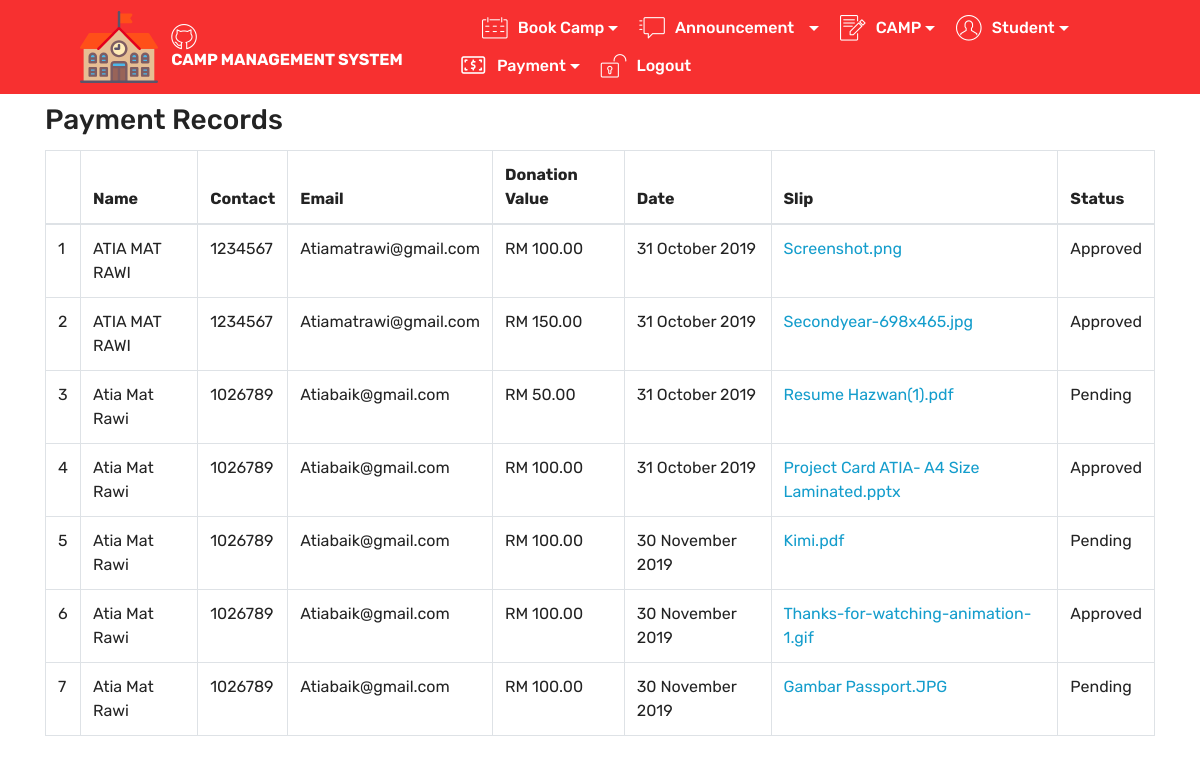
The app's page /teacher/viewPayment.php with its own data.
### tables this page shows
CREATE TABLE `payments` (
  `paymentId` int(11) NOT NULL,
  `parentsId` int(11) NOT NULL,
  `paymentType` varchar(20) NOT NULL,
  `paymentValue` float NOT NULL,
  `paymentDate` datetime NOT NULL,
  `firstName` varchar(150) NOT NULL,
  `lastName` varchar(150) NOT NULL,
  `contact` varchar(15) NOT NULL,
  `email` varchar(150) NOT NULL,
  `paymentSlip` varchar(255) NOT NULL,
  `paymentApproved` tinyint(1) NOT NULL DEFAULT 0
);

### teacher/viewPayment.php (the view, shortened to what this page needs)
<?php
include('../php/connection.php');
?>
    <!DOCTYPE html>
    <html>
    <head>
        <link href="css/modern-business.css" rel="stylesheet">
        <link rel="stylesheet" href="assets/web/assets/mobirise-icons-bold/mobirise-icons-bold.css">
        <link rel="stylesheet" href="assets/web/assets/mobirise-icons/mobirise-icons.css">
        <link rel="stylesheet" href="assets/tether/tether.min.css">
        <link rel="stylesheet" href="assets/bootstrap/css/bootstrap.min.css">
        <link rel="stylesheet" href="assets/bootstrap/css/bootstrap-grid.min.css">
        <link rel="stylesheet" href="assets/bootstrap/css/bootstrap-reboot.min.css">
        <link rel="stylesheet" href="assets/dropdown/css/style.css">
        <link rel="stylesheet" href="assets/theme/css/style.css">
        <link rel="stylesheet" href="assets/mobirise/css/mbr-additional.css" type="text/css">
    </head>
    <body>
        <section class="menu cid-qTkzRZLJNu" once="menu" id="menu1-0">
    <nav class="navbar navbar-expand beta-menu navbar-dropdown align-items-center navbar-fixed-top navbar-toggleable-sm">
        <div class="menu-logo">
            <div class="navbar-brand">
                <span class="navbar-logo">
                    <a href="adminHome.php">
                         <img src="assets/images/schoolicon.svg" alt="Mobirise" title="" style="height: 4.9rem;">
                    </a>
                </span>
                <span class="navbar-caption-wrap"><a class="navbar-caption text-white display-4" href="teacherhome.php"><span class="mbri-github mbr-iconfont mbr-iconfont-btn"></span>CAMP MANAGEMENT SYSTEM</a></span>
            </div>
        </div>
        <div class="collapse navbar-collapse" id="navbarSupportedContent">
            <ul class="navbar-nav nav-dropdown nav-right" data-app-modern-menu="true"><li class="nav-item">
                </li><li class="nav-item dropdown">
                    <a class="nav-link link text-white dropdown-toggle display-4" href="ViewTimetable.php" data-toggle="dropdown-submenu" aria-expanded="false"><span class="mbri-calendar mbr-iconfont mbr-iconfont-btn"></span>
                        Book Camp</a>
                </li><li class="nav-item dropdown"><a class="nav-link link text-white dropdown-toggle display-4" href="#" aria-expanded="false" data-toggle="dropdown-submenu"><span class="mbri-help mbr-iconfont mbr-iconfont-btn"></span>Announcement &nbsp;&nbsp;</a></li><li class="nav-item dropdown"><a class="nav-link link text-white dropdown-toggle display-4" href="addAssingment.php" aria-expanded="false" data-toggle="dropdown-submenu"><span class="mbri-edit mbr-iconfont mbr-iconfont-btn"></span>CAMP</a></li><li class="nav-item dropdown"><a class="nav-link link text-white dropdown-toggle display-4" href="StudentRegistration.php" aria-expanded="false" data-toggle="dropdown-submenu"><span class="mbri-user mbr-iconfont mbr-iconfont-btn"></span>Student</a></li><li class="nav-item dropdown"><a class="nav-link link text-white dropdown-toggle display-4" href="viewPayment.php" aria-expanded="true" data-toggle="dropdown-submenu"><span class="mbrib-cash mbr-iconfont mbr-iconfont-btn"></span>Payment</a></li><li class="nav-item"><a class="nav-link link text-white display-4" href="../php/logout.php" aria-expanded="false"><span class="mbri-unlock mbr-iconfont mbr-iconfont-btn"></span>Logout</a></li></ul>
        </div>
    </nav>
</section>
		<div class="container pb-5" style="padding-top:50px">
			<div>
				<?php
					$paymentSql = "SELECT * FROM `payments` WHERE `paymentType` = 'donation' ORDER BY `paymentDate`";
					$paymentQuery = mysqli_query($con, $paymentSql);
				?>
				<h3 class="mb-3">Payment Records</h3>
				<table class="table table-bordered">
					<thead>
						<tr>
							<th></th>
							<th>Name</th>
							<th>Contact</th>
							<th>Email</th>
							<th>Donation Value</th>
							<th>Date</th>
							<th>Slip</th>
							<th>Status</th>
						</tr>
					</thead>
					<tbody>
						<?php
							if (mysqli_num_rows($paymentQuery) > 0) {
								$count = 1;
								while($row = mysqli_fetch_assoc($paymentQuery)) {
									?>
									<tr>
										<td><?= $count ?></td>
										<td><?= ucwords($row['firstName']) ?> <?= ucwords($row['lastName']) ?></td>
										<td><?= ucwords($row['contact']) ?></td>
										<td><?= ucwords($row['email']) ?></td>
										<td>RM <?= number_format($row['paymentValue'], 2) ?></td>
										<td><?= date('d F Y', strtotime($row['paymentDate'])) ?></td>
										<td><a href="../uploads/slips/<?= ucwords($row['paymentSlip']) ?>"><?= ucwords($row['paymentSlip']) ?></a></td>
										<td><?= ($row['paymentApproved'] == 0) ? 'Pending': 'Approved' ?></td>
									</tr>
									<?php
									$count++;
								}
							}
							else {
								?>
								<tr>
									<td colspan="5">No Records</td>
								</tr>
								<?php
							}
						?>
					</tbody>
				</table>
			</div>
		</div>
    </body>
    </html>

### teacher/css/modern-business.css (style rules this page uses)
body { padding-top: 54px; }
@media (min-width: 992px) { body { padding-top: 56px; } }

### teacher/assets/dropdown/css/style.css (style rules this page uses)
.navbar-dropdown { left: 0; padding: 0; position: absolute; right: 0; top: 0; transition: all 0.45s ease; z-index: 1030; background: #282828; }
.navbar-dropdown .navbar-logo { margin-right: 0.8rem; transition: margin 0.3s ease-in-out; vertical-align: middle; }
.navbar-dropdown .navbar-logo img { height: 3.125rem; transition: all 0.3s ease-in-out; }
.navbar-dropdown .navbar-caption { font-weight: 700; white-space: normal; vertical-align: -4px; line-height: 3.125rem !important; }
.navbar-dropdown .navbar-caption, .navbar-dropdown .navbar-caption:hover { color: inherit; text-decoration: none; }
.navbar-dropdown.navbar-fixed-top { position: fixed; }
.navbar-dropdown .navbar-brand span { vertical-align: -4px; }
.nav-dropdown { font-size: 0.75rem; font-weight: 500; height: auto !important; }
.nav-dropdown .link { margin: .667em 1.667em; font-weight: 500; padding: 0; transition: color .2s ease-in-out; }
.nav-dropdown .link.dropdown-toggle { margin-right: 2.583em; }
.nav-dropdown .link.dropdown-toggle::after { margin-left: .25rem; border-top: 0.35em solid; border-right: 0.35em solid transparent; border-left: 0.35em solid transparent; border-bottom: 0; }
.nav-dropdown .link.dropdown-toggle[aria-expanded="true"] { margin: 0; padding: 0.667em 3.263em 0.667em 1.667em; }
.nav-dropdown .link::after, .nav-dropdown .dropdown-item::after { color: inherit; }

### teacher/assets/theme/css/style.css (style rules this page uses)
section { background-color: #eeeeee; }
section, .container, .container-fluid { position: relative; word-wrap: break-word; }
a { font-style: normal; font-weight: 400; cursor: pointer; }
a, a:hover { text-decoration: none; }
body { color: #232323; }
h1, h2, h3, h4, h5, h6, .h1, .h2, .h3, .h4, .h5, .h6, .display-1, .display-2, .display-3, .display-4 { line-height: 1; word-break: break-word; word-wrap: break-word; }
body { position: relative; }
section { background-position: 50% 50%; background-repeat: no-repeat; background-size: cover; }
.menu .navbar-brand { display: -webkit-flex; }
.menu .navbar-brand span { display: flex; display: -webkit-flex; }
.menu .navbar-brand .navbar-caption-wrap { display: -webkit-flex; }
.menu .navbar-brand .navbar-logo img { display: -webkit-flex; }
@media (min-width: 1024px) { .menu .navbar-nav.nav-dropdown { display: -webkit-flex; } }
@media (min-width: 1024px) { .menu .navbar-toggleable-sm .navbar-collapse { display: -webkit-flex !important; } }
.navbar { display: -webkit-flex; -webkit-flex-wrap: wrap; -webkit-align-items: center; -webkit-justify-content: space-between; }
.navbar-collapse { -webkit-flex-basis: 100%; -webkit-flex-grow: 1; -webkit-align-items: center; }
.nav-dropdown .link { padding: 0.667em 1.667em !important; margin: 0 !important; }
@media (min-width: 768px) { .navbar-toggleable-sm { flex-direction: row; flex-wrap: nowrap; align-items: center; } }
@media (min-width: 768px) { .navbar-toggleable-sm .navbar-nav { flex-direction: row; } }
@media (min-width: 768px) { .navbar-toggleable-sm .navbar-nav .nav-link { padding-right: 0.5rem; padding-left: 0.5rem; } }
@media (min-width: 768px) { .navbar-toggleable-sm .navbar-collapse { display: none; width: 100%; } }
html, body { height: auto; min-height: 100vh; }

### records on screen
payments: firstName "ATIA", lastName "MAT RAWI", contact "1234567", email "Atiamatrawi@gmail.com", paymentValue "100.00", paymentDate "31 October 2019", paymentSlip "Screenshot.png", paymentApproved "Approved"
payments: firstName "ATIA", lastName "MAT RAWI", contact "1234567", email "Atiamatrawi@gmail.com", paymentValue "150.00", paymentDate "31 October 2019", paymentSlip "Secondyear-698x465.jpg", paymentApproved "Approved"
payments: firstName "Atia", lastName "Mat Rawi", contact "1026789", email "Atiabaik@gmail.com", paymentValue "50.00", paymentDate "31 October 2019", paymentSlip "Resume Hazwan(1).pdf", paymentApproved "Pending"
payments: firstName "Atia", lastName "Mat Rawi", contact "1026789", email "Atiabaik@gmail.com", paymentValue "100.00", paymentDate "31 October 2019", paymentSlip "Project Card ATIA- A4 Size Laminated.pptx", paymentApproved "Approved"
payments: firstName "Atia", lastName "Mat Rawi", contact "1026789", email "Atiabaik@gmail.com", paymentValue "100.00", paymentDate "30 November 2019", paymentSlip "Kimi.pdf", paymentApproved "Pending"
payments: firstName "Atia", lastName "Mat Rawi", contact "1026789", email "Atiabaik@gmail.com", paymentValue "100.00", paymentDate "30 November 2019", paymentSlip "Thanks-for-watching-animation-1.gif", paymentApproved "Approved"
payments: firstName "Atia", lastName "Mat Rawi", contact "1026789", email "Atiabaik@gmail.com", paymentValue "100.00", paymentDate "30 November 2019", paymentSlip "Gambar Passport.JPG", paymentApproved "Pending"
